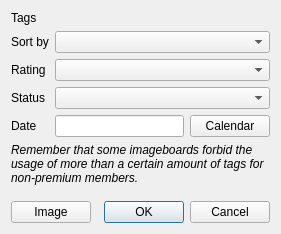
<?xml version="1.0" encoding="UTF-8"?>
<ui version="4.0">
 <class>SearchWindow</class>
 <widget class="QDialog" name="SearchWindow">
  <property name="geometry">
   <rect>
    <x>0</x>
    <y>0</y>
    <width>281</width>
    <height>234</height>
   </rect>
  </property>
  <property name="windowTitle">
   <string>Search</string>
  </property>
  <property name="windowIcon">
   <iconset resource="../resources/resources.qrc">
    <normaloff>:/images/icon.ico</normaloff>:/images/icon.ico</iconset>
  </property>
  <layout class="QFormLayout" name="formLayout">
   <property name="fieldGrowthPolicy">
    <enum>QFormLayout::AllNonFixedFieldsGrow</enum>
   </property>
   <item row="1" column="0">
    <widget class="QLabel" name="label">
     <property name="text">
      <string>Sort by</string>
     </property>
    </widget>
   </item>
   <item row="1" column="1">
    <widget class="QComboBox" name="comboOrder">
     <item>
      <property name="text">
       <string/>
      </property>
     </item>
     <item>
      <property name="text">
       <string>ID (ascending)</string>
      </property>
     </item>
     <item>
      <property name="text">
       <string>ID (descending)</string>
      </property>
     </item>
     <item>
      <property name="text">
       <string>Score (ascending)</string>
      </property>
     </item>
     <item>
      <property name="text">
       <string>Score (descending)</string>
      </property>
     </item>
     <item>
      <property name="text">
       <string>Megapixels (ascending)</string>
      </property>
     </item>
     <item>
      <property name="text">
       <string>Megapixels (descending)</string>
      </property>
     </item>
     <item>
      <property name="text">
       <string>Filesize</string>
      </property>
     </item>
     <item>
      <property name="text">
       <string>Landscape orientation</string>
      </property>
     </item>
     <item>
      <property name="text">
       <string>Portrait orientation</string>
      </property>
     </item>
     <item>
      <property name="text">
       <string>Favorites count</string>
      </property>
     </item>
     <item>
      <property name="text">
       <string>Rank</string>
      </property>
     </item>
    </widget>
   </item>
   <item row="2" column="0">
    <widget class="QLabel" name="label_2">
     <property name="text">
      <string>Rating</string>
     </property>
    </widget>
   </item>
   <item row="2" column="1">
    <layout class="QHBoxLayout" name="horizontalLayout_3" stretch="1">
     <item>
      <widget class="QComboBox" name="comboRating">
       <item>
        <property name="text">
         <string/>
        </property>
       </item>
       <item>
        <property name="text">
         <string>General</string>
        </property>
       </item>
       <item>
        <property name="text">
         <string>General (no)</string>
        </property>
       </item>
       <item>
        <property name="text">
         <string>Safe</string>
        </property>
       </item>
       <item>
        <property name="text">
         <string>Safe (no)</string>
        </property>
       </item>
       <item>
        <property name="text">
         <string>Questionable</string>
        </property>
       </item>
       <item>
        <property name="text">
         <string>Questionable (no)</string>
        </property>
       </item>
       <item>
        <property name="text">
         <string>Explicit</string>
        </property>
       </item>
       <item>
        <property name="text">
         <string>Explicit (no)</string>
        </property>
       </item>
      </widget>
     </item>
    </layout>
   </item>
   <item row="3" column="0">
    <widget class="QLabel" name="label_4">
     <property name="text">
      <string>Status</string>
     </property>
    </widget>
   </item>
   <item row="3" column="1">
    <widget class="QComboBox" name="comboStatus">
     <item>
      <property name="text">
       <string/>
      </property>
     </item>
     <item>
      <property name="text">
       <string>Deleted</string>
      </property>
     </item>
     <item>
      <property name="text">
       <string>Active</string>
      </property>
     </item>
     <item>
      <property name="text">
       <string>Flagged</string>
      </property>
     </item>
     <item>
      <property name="text">
       <string>Pending</string>
      </property>
     </item>
     <item>
      <property name="text">
       <string>All</string>
      </property>
     </item>
    </widget>
   </item>
   <item row="4" column="0">
    <widget class="QLabel" name="label_3">
     <property name="text">
      <string>Date</string>
     </property>
    </widget>
   </item>
   <item row="4" column="1">
    <layout class="QHBoxLayout" name="horizontalLayout">
     <item>
      <widget class="QLineEdit" name="lineDate"/>
     </item>
     <item>
      <widget class="QPushButton" name="buttonCalendar">
       <property name="text">
        <string>Calendar</string>
       </property>
      </widget>
     </item>
    </layout>
   </item>
   <item row="5" column="0" colspan="2">
    <widget class="QLabel" name="label_5">
     <property name="font">
      <font>
       <italic>true</italic>
      </font>
     </property>
     <property name="text">
      <string>Remember that some imageboards forbid the usage of more than a certain amount of tags for non-premium members.</string>
     </property>
     <property name="wordWrap">
      <bool>true</bool>
     </property>
    </widget>
   </item>
   <item row="6" column="0" colspan="2">
    <spacer name="verticalSpacer">
     <property name="orientation">
      <enum>Qt::Vertical</enum>
     </property>
     <property name="sizeType">
      <enum>QSizePolicy::Expanding</enum>
     </property>
     <property name="sizeHint" stdset="0">
      <size>
       <width>0</width>
       <height>0</height>
      </size>
     </property>
    </spacer>
   </item>
   <item row="7" column="0" colspan="2">
    <layout class="QHBoxLayout" name="horizontalLayout_2">
     <item>
      <widget class="QPushButton" name="buttonImage">
       <property name="text">
        <string>Image</string>
       </property>
      </widget>
     </item>
     <item>
      <widget class="QDialogButtonBox" name="buttonBox">
       <property name="orientation">
        <enum>Qt::Horizontal</enum>
       </property>
       <property name="standardButtons">
        <set>QDialogButtonBox::Cancel|QDialogButtonBox::Ok</set>
       </property>
      </widget>
     </item>
    </layout>
   </item>
   <item row="0" column="0">
    <widget class="QLabel" name="label_6">
     <property name="text">
      <string>Tags</string>
     </property>
    </widget>
   </item>
  </layout>
 </widget>
 <tabstops>
  <tabstop>comboOrder</tabstop>
  <tabstop>comboRating</tabstop>
  <tabstop>comboStatus</tabstop>
  <tabstop>lineDate</tabstop>
  <tabstop>buttonCalendar</tabstop>
  <tabstop>buttonImage</tabstop>
  <tabstop>buttonBox</tabstop>
 </tabstops>
 <resources>
  <include location="../resources/resources.qrc"/>
 </resources>
 <connections>
  <connection>
   <sender>buttonBox</sender>
   <signal>accepted()</signal>
   <receiver>SearchWindow</receiver>
   <slot>accept()</slot>
   <hints>
    <hint type="sourcelabel">
     <x>248</x>
     <y>254</y>
    </hint>
    <hint type="destinationlabel">
     <x>157</x>
     <y>274</y>
    </hint>
   </hints>
  </connection>
  <connection>
   <sender>buttonBox</sender>
   <signal>rejected()</signal>
   <receiver>SearchWindow</receiver>
   <slot>reject()</slot>
   <hints>
    <hint type="sourcelabel">
     <x>316</x>
     <y>260</y>
    </hint>
    <hint type="destinationlabel">
     <x>286</x>
     <y>274</y>
    </hint>
   </hints>
  </connection>
 </connections>
</ui>
